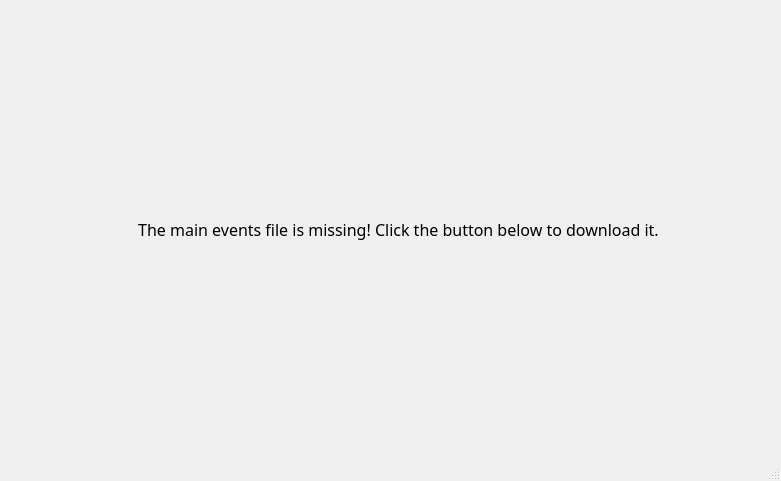
<?xml version="1.0" encoding="UTF-8"?>
<ui version="4.0">
 <class>EventAlt</class>
 <widget class="QMainWindow" name="EventAlt">
  <property name="geometry">
   <rect>
    <x>0</x>
    <y>0</y>
    <width>781</width>
    <height>481</height>
   </rect>
  </property>
  <property name="sizePolicy">
   <sizepolicy hsizetype="MinimumExpanding" vsizetype="MinimumExpanding">
    <horstretch>0</horstretch>
    <verstretch>0</verstretch>
   </sizepolicy>
  </property>
  <property name="minimumSize">
   <size>
    <width>781</width>
    <height>481</height>
   </size>
  </property>
  <property name="windowTitle">
   <string>MainWindow</string>
  </property>
  <property name="tabShape">
   <enum>QTabWidget::Rounded</enum>
  </property>
  <widget class="QWidget" name="centralwidget">
   <property name="sizePolicy">
    <sizepolicy hsizetype="MinimumExpanding" vsizetype="MinimumExpanding">
     <horstretch>0</horstretch>
     <verstretch>0</verstretch>
    </sizepolicy>
   </property>
   <layout class="QHBoxLayout" name="horizontalLayout" stretch="0,1">
    <property name="sizeConstraint">
     <enum>QLayout::SetDefaultConstraint</enum>
    </property>
    <property name="leftMargin">
     <number>0</number>
    </property>
    <property name="topMargin">
     <number>0</number>
    </property>
    <property name="rightMargin">
     <number>0</number>
    </property>
    <property name="bottomMargin">
     <number>0</number>
    </property>
    <item>
     <layout class="QVBoxLayout" name="SideBar">
      <item>
       <spacer name="verticalSpacer">
        <property name="orientation">
         <enum>Qt::Vertical</enum>
        </property>
        <property name="sizeHint" stdset="0">
         <size>
          <width>20</width>
          <height>40</height>
         </size>
        </property>
       </spacer>
      </item>
     </layout>
    </item>
    <item>
     <layout class="QVBoxLayout" name="verticalLayout" stretch="0,0,0">
      <property name="spacing">
       <number>35</number>
      </property>
      <property name="sizeConstraint">
       <enum>QLayout::SetMinimumSize</enum>
      </property>
      <property name="leftMargin">
       <number>0</number>
      </property>
      <item>
       <spacer name="verticalSpacer_2">
        <property name="orientation">
         <enum>Qt::Vertical</enum>
        </property>
        <property name="sizeHint" stdset="0">
         <size>
          <width>20</width>
          <height>40</height>
         </size>
        </property>
       </spacer>
      </item>
      <item alignment="Qt::AlignHCenter">
       <widget class="QLabel" name="label">
        <property name="sizePolicy">
         <sizepolicy hsizetype="Fixed" vsizetype="Fixed">
          <horstretch>0</horstretch>
          <verstretch>0</verstretch>
         </sizepolicy>
        </property>
        <property name="font">
         <font>
          <family>Montserrat Light</family>
          <pointsize>12</pointsize>
          <weight>50</weight>
          <bold>false</bold>
          <kerning>true</kerning>
         </font>
        </property>
        <property name="text">
         <string>The main events file is missing! Click the button below to download it. </string>
        </property>
        <property name="alignment">
         <set>Qt::AlignCenter</set>
        </property>
       </widget>
      </item>
      <item>
       <spacer name="verticalSpacer_3">
        <property name="orientation">
         <enum>Qt::Vertical</enum>
        </property>
        <property name="sizeHint" stdset="0">
         <size>
          <width>20</width>
          <height>40</height>
         </size>
        </property>
       </spacer>
      </item>
     </layout>
    </item>
   </layout>
  </widget>
  <widget class="QStatusBar" name="statusbar"/>
 </widget>
 <resources/>
 <connections/>
</ui>
